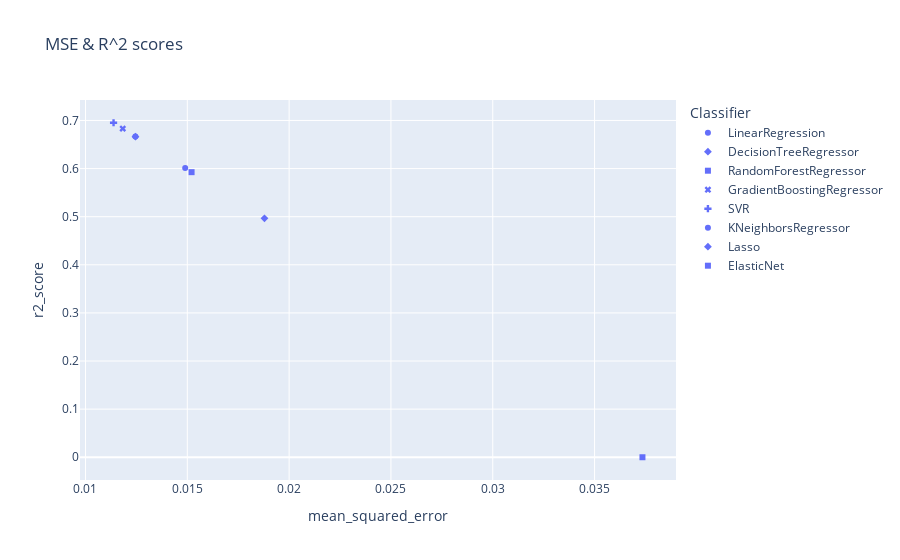

The cell this chart's notebook holds for it:
### Code cell
fig = px.scatter(results, x="mean_squared_error", y="r2_score", symbol="Classifier", title= "MSE & R^2 scores")
fig.show()

### Figure 1 — Plotly figure (JSON) as saved in the notebook; plotly's stock layout.template omitted (floating-point values rounded to 4 significant figures)
{"data": [{"hovertemplate": "Classifier=LinearRegression<br>mean_squared_error=%{x}<br>r2_score=%{y}<extra></extra>", "legendgroup": "LinearRegression", "marker": {"color": "#636efa", "symbol": "circle"}, "mode": "markers", "name": "LinearRegression", "orientation": "v", "showlegend": true, "type": "scatter", "x": [0.01245], "xaxis": "x", "y": [0.6665], "yaxis": "y"}, {"hovertemplate": "Classifier=DecisionTreeRegressor<br>mean_squared_error=%{x}<br>r2_score=%{y}<extra></extra>", "legendgroup": "DecisionTreeRegressor", "marker": {"color": "#636efa", "symbol": "diamond"}, "mode": "markers", "name": "DecisionTreeRegressor", "orientation": "v", "showlegend": true, "type": "scatter", "x": [0.01879], "xaxis": "x", "y": [0.4966], "yaxis": "y"}, {"hovertemplate": "Classifier=RandomForestRegressor<br>mean_squared_error=%{x}<br>r2_score=%{y}<extra></extra>", "legendgroup": "RandomForestRegressor", "marker": {"color": "#636efa", "symbol": "square"}, "mode": "markers", "name": "RandomForestRegressor", "orientation": "v", "showlegend": true, "type": "scatter", "x": [0.01521], "xaxis": "x", "y": [0.5925], "yaxis": "y"}, {"hovertemplate": "Classifier=GradientBoostingRegressor<br>mean_squared_error=%{x}<br>r2_score=%{y}<extra></extra>", "legendgroup": "GradientBoostingRegressor", "marker": {"color": "#636efa", "symbol": "x"}, "mode": "markers", "name": "GradientBoostingRegressor", "orientation": "v", "showlegend": true, "type": "scatter", "x": [0.01183], "xaxis": "x", "y": [0.6832], "yaxis": "y"}, {"hovertemplate": "Classifier=SVR<br>mean_squared_error=%{x}<br>r2_score=%{y}<extra></extra>", "legendgroup": "SVR", "marker": {"color": "#636efa", "symbol": "cross"}, "mode": "markers", "name": "SVR", "orientation": "v", "showlegend": true, "type": "scatter", "x": [0.01138], "xaxis": "x", "y": [0.6953], "yaxis": "y"}, {"hovertemplate": "Classifier=KNeighborsRegressor<br>mean_squared_error=%{x}<br>r2_score=%{y}<extra></extra>", "legendgroup": "KNeighborsRegressor", "marker": {"color": "#636efa", "symbol": "circle"}, "mode": "markers", "name": "KNeighborsRegressor", "orientation": "v", "showlegend": true, "type": "scatter", "x": [0.0149], "xaxis": "x", "y": [0.601], "yaxis": "y"}, {"hovertemplate": "Classifier=Lasso<br>mean_squared_error=%{x}<br>r2_score=%{y}<extra></extra>", "legendgroup": "Lasso", "marker": {"color": "#636efa", "symbol": "diamond"}, "mode": "markers", "name": "Lasso", "orientation": "v", "showlegend": true, "type": "scatter", "x": [0.01245], "xaxis": "x", "y": [0.6664], "yaxis": "y"}, {"hovertemplate": "Classifier=ElasticNet<br>mean_squared_error=%{x}<br>r2_score=%{y}<extra></extra>", "legendgroup": "ElasticNet", "marker": {"color": "#636efa", "symbol": "square"}, "mode": "markers", "name": "ElasticNet", "orientation": "v", "showlegend": true, "type": "scatter", "x": [0.03735], "xaxis": "x", "y": [-3.374e-05], "yaxis": "y"}], "layout": {"legend": {"title": {"text": "Classifier"}, "tracegroupgap": 0}, "title": {"text": "MSE & R^2 scores"}, "xaxis": {"anchor": "y", "domain": [0, 1], "title": {"text": "mean_squared_error"}}, "yaxis": {"anchor": "x", "domain": [0, 1], "title": {"text": "r2_score"}}}}
